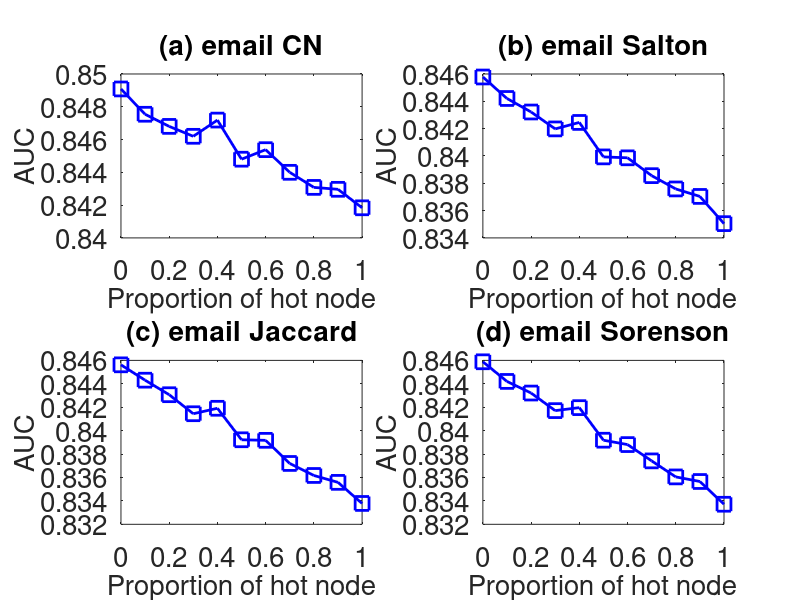

The MATLAB script that drew this image:
subplot(2,2,1);
x=0:0.1:1;
y=[0.8490863
0.847543
0.8468027
0.8461979
0.8471874
0.8448011
0.8453826
0.8440014
0.8430815
0.8429645
0.8418362

];
plot(x,y,'-bs','LineWidth',2,'MarkerSize',10);
set(gca,'FontSize',20);
xlabel('Proportion of hot node','fontsize',20);
ylabel('AUC','fontsize',20);
title('(a) email CN','fontsize',20);

subplot(2,2,2);
x=0:0.1:1;
y=[0.8457794
0.8442061
0.8432166
0.8419789
0.8424529
0.8399303
0.8398625
0.8385567
0.8375838
0.8370367
0.8350438

];
plot(x,y,'-bs','LineWidth',2,'MarkerSize',10);
set(gca,'FontSize',20);
xlabel('Proportion of hot node','fontsize',20);
ylabel('AUC','fontsize',20);
title('(b) email Salton','fontsize',20);

subplot(2,2,3);
x=0:0.1:1;
y=[0.845621
0.8443091
0.843068
0.8414437
0.8419099
0.8392198
0.8391731
0.8371974
0.8361712
0.8355826
0.8337815

];
plot(x,y,'-bs','LineWidth',2,'MarkerSize',10);
set(gca,'FontSize',20);
xlabel('Proportion of hot node','fontsize',20);
ylabel('AUC','fontsize',20);
title('(c) email Jaccard','fontsize',20);


subplot(2,2,4);
x=0:0.1:1;
y=[0.8458809
0.8442039
0.8432112
0.8417097
0.8419644
0.8391829
0.8388093
0.8374173
0.8360486
0.8356563
0.8337138

];
plot(x,y,'-bs','LineWidth',2,'MarkerSize',10);
set(gca,'FontSize',20);
xlabel('Proportion of hot node','fontsize',20);
ylabel('AUC','fontsize',20);
title('(d) email Sorenson','fontsize',20);
